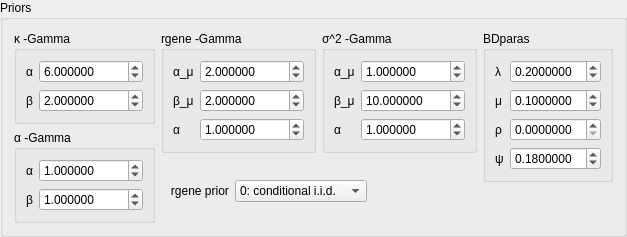
                     <widget class="QGroupBox" name="groupBox_29">
                      <property name="sizePolicy">
                       <sizepolicy hsizetype="Fixed" vsizetype="Preferred">
                        <horstretch>0</horstretch>
                        <verstretch>0</verstretch>
                       </sizepolicy>
                      </property>
                      <property name="title">
                       <string>Priors</string>
                      </property>
                      <layout class="QGridLayout" name="gridLayout_42">
                       <item row="0" column="0" rowspan="4">
                        <layout class="QVBoxLayout" name="verticalLayout_2">
                         <item>
                          <widget class="QGroupBox" name="groupBox_3">
                           <property name="sizePolicy">
                            <sizepolicy hsizetype="Fixed" vsizetype="Fixed">
                             <horstretch>0</horstretch>
                             <verstretch>0</verstretch>
                            </sizepolicy>
                           </property>
                           <property name="toolTip">
                            <string>Specifies the gamma prior for parameter κ (the transition/transversion
rate ratio) in models such as K80 and HKY85.</string>
                           </property>
                           <property name="title">
                            <string>κ -Gamma</string>
                           </property>
                           <layout class="QGridLayout" name="gridLayout_4">
                            <item row="0" column="0">
                             <widget class="QLabel" name="label_5">
                              <property name="text">
                               <string>α</string>
                              </property>
                             </widget>
                            </item>
                            <item row="0" column="1">
                             <widget class="QDoubleSpinBox" name="doubleSpinBox">
                              <property name="decimals">
                               <number>6</number>
                              </property>
                              <property name="maximum">
                               <double>99999.999999000006937</double>
                              </property>
                              <property name="value">
                               <double>6.000000000000000</double>
                              </property>
                             </widget>
                            </item>
                            <item row="1" column="0">
                             <widget class="QLabel" name="label_6">
                              <property name="text">
                               <string>β</string>
                              </property>
                             </widget>
                            </item>
                            <item row="1" column="1">
                             <widget class="QDoubleSpinBox" name="doubleSpinBox_2">
                              <property name="decimals">
                               <number>6</number>
                              </property>
                              <property name="maximum">
                               <double>99999.999999000006937</double>
                              </property>
                              <property name="value">
                               <double>2.000000000000000</double>
                              </property>
                             </widget>
                            </item>
                           </layout>
                          </widget>
                         </item>
                         <item>
                          <widget class="QGroupBox" name="groupBox_4">
                           <property name="sizePolicy">
                            <sizepolicy hsizetype="Fixed" vsizetype="Fixed">
                             <horstretch>0</horstretch>
                             <verstretch>0</verstretch>
                            </sizepolicy>
                           </property>
                           <property name="toolTip">
                            <string>Specifies the gamma prior for the shape parameter for gamma
rates among sites in models such as JC69+Γ, K80+Γ etc.</string>
                           </property>
                           <property name="title">
                            <string>α -Gamma</string>
                           </property>
                           <layout class="QGridLayout" name="gridLayout_5">
                            <item row="0" column="0">
                             <widget class="QLabel" name="label_7">
                              <property name="text">
                               <string>α</string>
                              </property>
                             </widget>
                            </item>
                            <item row="0" column="1">
                             <widget class="QDoubleSpinBox" name="doubleSpinBox_3">
                              <property name="decimals">
                               <number>6</number>
                              </property>
                              <property name="maximum">
                               <double>99999.999999000006937</double>
                              </property>
                              <property name="value">
                               <double>1.000000000000000</double>
                              </property>
                             </widget>
                            </item>
                            <item row="1" column="0">
                             <widget class="QLabel" name="label_8">
                              <property name="text">
                               <string>β</string>
                              </property>
                             </widget>
                            </item>
                            <item row="1" column="1">
                             <widget class="QDoubleSpinBox" name="doubleSpinBox_4">
                              <property name="decimals">
                               <number>6</number>
                              </property>
                              <property name="maximum">
                               <double>99999.999999000006937</double>
                              </property>
                              <property name="value">
                               <double>1.000000000000000</double>
                              </property>
                             </widget>
                            </item>
                           </layout>
                          </widget>
                         </item>
                        </layout>
                       </item>
                       <item row="0" column="1">
                        <layout class="QHBoxLayout" name="horizontalLayout_11">
                         <item>
                          <widget class="QGroupBox" name="groupBox_5">
                           <property name="sizePolicy">
                            <sizepolicy hsizetype="Fixed" vsizetype="Fixed">
                             <horstretch>0</horstretch>
                             <verstretch>0</verstretch>
                            </sizepolicy>
                           </property>
                           <property name="toolTip">
                            <string>Specifies the parameters in the prior for the locus rates.</string>
                           </property>
                           <property name="title">
                            <string>rgene -Gamma</string>
                           </property>
                           <layout class="QGridLayout" name="gridLayout_6">
                            <item row="0" column="0">
                             <widget class="QLabel" name="label_9">
                              <property name="text">
                               <string>α_μ</string>
                              </property>
                             </widget>
                            </item>
                            <item row="0" column="1">
                             <widget class="QDoubleSpinBox" name="doubleSpinBox_5">
                              <property name="decimals">
                               <number>6</number>
                              </property>
                              <property name="maximum">
                               <double>99999.999999000006937</double>
                              </property>
                              <property name="value">
                               <double>2.000000000000000</double>
                              </property>
                             </widget>
                            </item>
                            <item row="1" column="0">
                             <widget class="QLabel" name="label_10">
                              <property name="text">
                               <string>β_μ</string>
                              </property>
                             </widget>
                            </item>
                            <item row="1" column="1">
                             <widget class="QDoubleSpinBox" name="doubleSpinBox_6">
                              <property name="decimals">
                               <number>6</number>
                              </property>
                              <property name="maximum">
                               <double>99999.999999000006937</double>
                              </property>
                              <property name="value">
                               <double>2.000000000000000</double>
                              </property>
                             </widget>
                            </item>
                            <item row="2" column="0">
                             <widget class="QLabel" name="label_120">
                              <property name="text">
                               <string>α</string>
                              </property>
                             </widget>
                            </item>
                            <item row="2" column="1">
                             <widget class="QDoubleSpinBox" name="doubleSpinBox_27">
                              <property name="decimals">
                               <number>6</number>
                              </property>
                              <property name="maximum">
                               <double>99999.999999000006937</double>
                              </property>
                              <property name="value">
                               <double>1.000000000000000</double>
                              </property>
                             </widget>
                            </item>
                           </layout>
                          </widget>
                         </item>
                         <item>
                          <widget class="QGroupBox" name="groupBox_7">
                           <property name="sizePolicy">
                            <sizepolicy hsizetype="Fixed" vsizetype="Fixed">
                             <horstretch>0</horstretch>
                             <verstretch>0</verstretch>
                            </sizepolicy>
                           </property>
                           <property name="toolTip">
                            <string>Specifies the parameters in the prior for σ2.</string>
                           </property>
                           <property name="title">
                            <string>σ^2 -Gamma</string>
                           </property>
                           <layout class="QGridLayout" name="gridLayout_7">
                            <item row="0" column="0">
                             <widget class="QLabel" name="label_13">
                              <property name="text">
                               <string>α_μ</string>
                              </property>
                             </widget>
                            </item>
                            <item row="0" column="1">
                             <widget class="QDoubleSpinBox" name="doubleSpinBox_9">
                              <property name="decimals">
                               <number>6</number>
                              </property>
                              <property name="maximum">
                               <double>99999.999999000006937</double>
                              </property>
                              <property name="value">
                               <double>1.000000000000000</double>
                              </property>
                             </widget>
                            </item>
                            <item row="1" column="0">
                             <widget class="QLabel" name="label_14">
                              <property name="text">
                               <string>β_μ</string>
                              </property>
                             </widget>
                            </item>
                            <item row="1" column="1">
                             <widget class="QDoubleSpinBox" name="doubleSpinBox_10">
                              <property name="decimals">
                               <number>6</number>
                              </property>
                              <property name="maximum">
                               <double>99999.999999000006937</double>
                              </property>
                              <property name="value">
                               <double>10.000000000000000</double>
                              </property>
                             </widget>
                            </item>
                            <item row="2" column="0">
                             <widget class="QLabel" name="label_119">
                              <property name="text">
                               <string>α</string>
                              </property>
                             </widget>
                            </item>
                            <item row="2" column="1">
                             <widget class="QDoubleSpinBox" name="doubleSpinBox_28">
                              <property name="decimals">
                               <number>6</number>
                              </property>
                              <property name="maximum">
                               <double>99999.999999000006937</double>
                              </property>
                              <property name="value">
                               <double>1.000000000000000</double>
                              </property>
                             </widget>
                            </item>
                           </layout>
                          </widget>
                         </item>
                        </layout>
                       </item>
                       <item row="0" column="2" rowspan="4">
                        <layout class="QVBoxLayout" name="verticalLayout_6">
                         <item>
                          <widget class="QGroupBox" name="groupBox_6">
                           <property name="sizePolicy">
                            <sizepolicy hsizetype="Fixed" vsizetype="Fixed">
                             <horstretch>0</horstretch>
                             <verstretch>0</verstretch>
                            </sizepolicy>
                           </property>
                           <property name="toolTip">
                            <string>Specifies parameters in the birth-death process with species sampling,
which is used to specify the prior of divergence times.</string>
                           </property>
                           <property name="title">
                            <string>BDparas</string>
                           </property>
                           <layout class="QGridLayout" name="gridLayout_3">
                            <item row="0" column="0">
                             <widget class="QLabel" name="label_11">
                              <property name="toolTip">
                               <string>birth rate</string>
                              </property>
                              <property name="text">
                               <string>λ</string>
                              </property>
                             </widget>
                            </item>
                            <item row="0" column="1">
                             <widget class="QDoubleSpinBox" name="doubleSpinBox_7">
                              <property name="decimals">
                               <number>7</number>
                              </property>
                              <property name="maximum">
                               <double>99.999999000000003</double>
                              </property>
                              <property name="value">
                               <double>0.200000000000000</double>
                              </property>
                             </widget>
                            </item>
                            <item row="1" column="0">
                             <widget class="QLabel" name="label_12">
                              <property name="toolTip">
                               <string>death rate</string>
                              </property>
                              <property name="text">
                               <string>μ</string>
                              </property>
                             </widget>
                            </item>
                            <item row="1" column="1">
                             <widget class="QDoubleSpinBox" name="doubleSpinBox_8">
                              <property name="decimals">
                               <number>7</number>
                              </property>
                              <property name="maximum">
                               <double>99.999999000000003</double>
                              </property>
                              <property name="value">
                               <double>0.100000000000000</double>
                              </property>
                             </widget>
                            </item>
                            <item row="2" column="0">
                             <widget class="QLabel" name="label_17">
                              <property name="toolTip">
                               <string>sampling fraction</string>
                              </property>
                              <property name="text">
                               <string>ρ</string>
                              </property>
                             </widget>
                            </item>
                            <item row="2" column="1">
                             <widget class="QDoubleSpinBox" name="doubleSpinBox_13">
                              <property name="decimals">
                               <number>7</number>
                              </property>
                              <property name="maximum">
                               <double>99.999999000000003</double>
                              </property>
                             </widget>
                            </item>
                            <item row="3" column="0">
                             <widget class="QLabel" name="label_97">
                              <property name="text">
                               <string>ψ</string>
                              </property>
                             </widget>
                            </item>
                            <item row="3" column="1">
                             <widget class="QDoubleSpinBox" name="doubleSpinBox_18">
                              <property name="decimals">
                               <number>7</number>
                              </property>
                              <property name="maximum">
                               <double>99.999999000000003</double>
                              </property>
                              <property name="value">
                               <double>0.180000000000000</double>
                              </property>
                             </widget>
                            </item>
                           </layout>
                          </widget>
                         </item>
                         <item>
                          <widget class="QLabel" name="label_47">
                           <property name="text">
                            <string/>
                           </property>
                          </widget>
                         </item>
                        </layout>
                       </item>
                       <item row="1" column="1">
                        <spacer name="verticalSpacer_8">
                         <property name="orientation">
                          <enum>Qt::Vertical</enum>
                         </property>
                         <property name="sizeHint" stdset="0">
                          <size>
                           <width>20</width>
                           <height>0</height>
                          </size>
                         </property>
                        </spacer>
                       </item>
                       <item row="2" column="1">
                        <layout class="QGridLayout" name="gridLayout_39">
                         <item row="0" column="0">
                          <widget class="QLabel" name="label_118">
                           <property name="sizePolicy">
                            <sizepolicy hsizetype="Fixed" vsizetype="Fixed">
                             <horstretch>0</horstretch>
                             <verstretch>0</verstretch>
                            </sizepolicy>
                           </property>
                           <property name="toolTip">
                            <string>Specifies the prior for rgene and σ2.</string>
                           </property>
                           <property name="text">
                            <string>   rgene prior</string>
                           </property>
                          </widget>
                         </item>
                         <item row="0" column="1">
                          <widget class="QComboBox" name="comboBox_50">
                           <property name="sizePolicy">
                            <sizepolicy hsizetype="Fixed" vsizetype="Fixed">
                             <horstretch>0</horstretch>
                             <verstretch>0</verstretch>
                            </sizepolicy>
                           </property>
                           <item>
                            <property name="text">
                             <string>0: conditional i.i.d.</string>
                            </property>
                           </item>
                           <item>
                            <property name="text">
                             <string>1: gamma-dirichlet</string>
                            </property>
                           </item>
                          </widget>
                         </item>
                         <item row="0" column="2">
                          <widget class="QLabel" name="label_112">
                           <property name="text">
                            <string/>
                           </property>
                          </widget>
                         </item>
                        </layout>
                       </item>
                       <item row="3" column="1">
                        <spacer name="verticalSpacer_9">
                         <property name="orientation">
                          <enum>Qt::Vertical</enum>
                         </property>
                         <property name="sizeHint" stdset="0">
                          <size>
                           <width>20</width>
                           <height>0</height>
                          </size>
                         </property>
                        </spacer>
                       </item>
                      </layout>
                     </widget>
